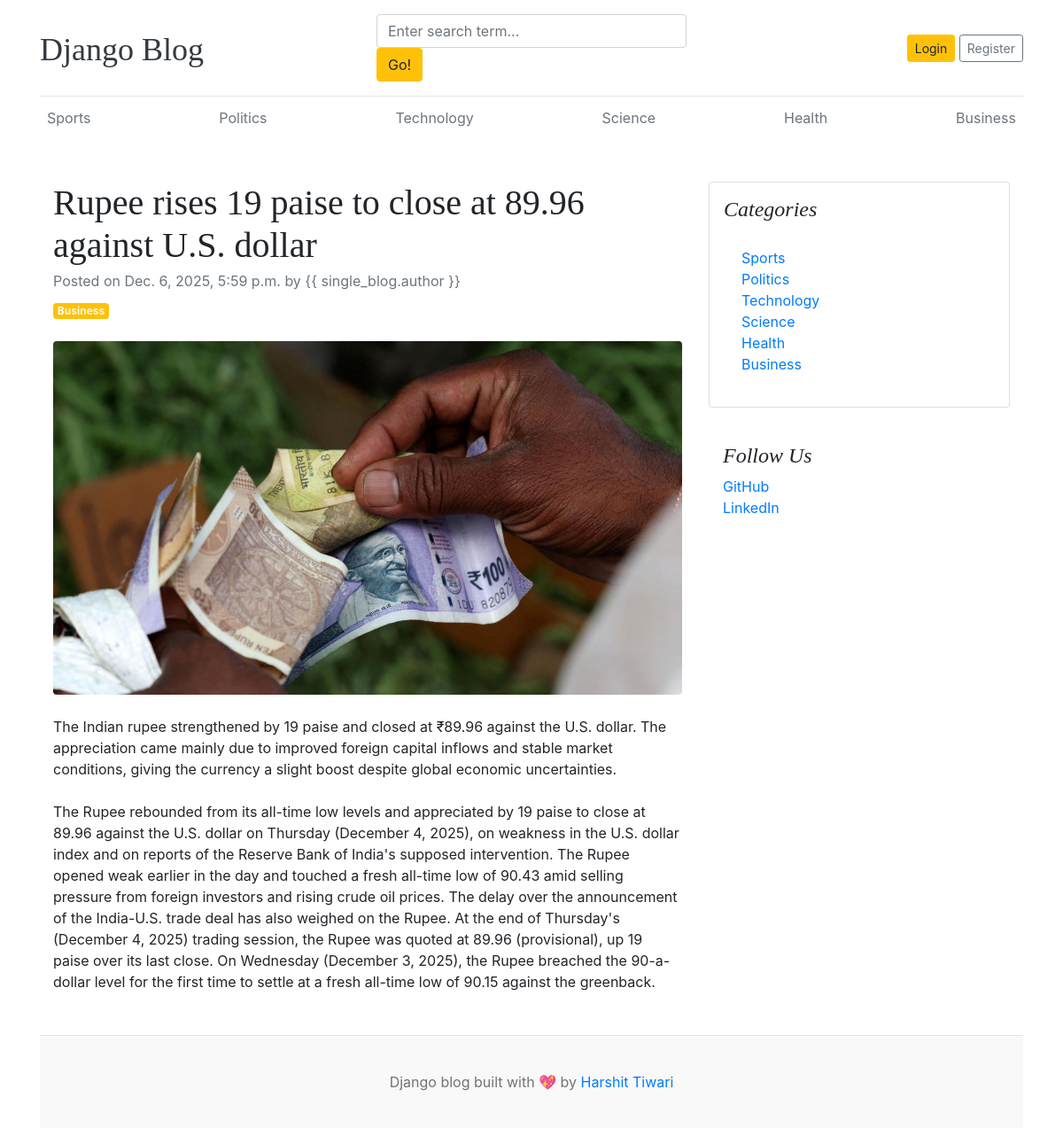
/blogs/rupee-rises-19-paise-to-close-at-8996-against-us-dollar/, run on the app's committed database.
### blogs/models.py (models this page shows, shortened)
class Category(models.Model):
    category_name = models.CharField(max_length=50, unique=True)
    created_at = models.DateTimeField(auto_now_add=True)
    updated_at = models.DateTimeField(auto_now=True)
    class Meta:
        verbose_name_plural = 'categories'
    def __str__(self):
        return self.category_name

class Blog(models.Model):
    title = models.CharField(max_length=100)
    slug = models.SlugField(max_length=150, unique=True, blank=True)
    category = models.ForeignKey(Category, on_delete=models.CASCADE)
    author = models.ForeignKey(User, on_delete=models.CASCADE)
    featured_image = models.ImageField(upload_to='uploads/%Y/%m/%d')
    short_description = models.TextField(max_length=500)
    blog_body = models.TextField(max_length=2000)
    status = models.CharField(max_length=20, choices=STATUS_CHOICES, default="Default")
    is_featured = models.BooleanField(default=False)
    created_at = models.DateTimeField(auto_now_add=True)
    updated_at = models.DateTimeField(auto_now=True)

### abouts/models.py (models this page shows, shortened)
class SocialLink(models.Model):
    platform = models.CharField(max_length=30)
    link = models.URLField(max_length=100)
    created_at = models.DateTimeField(auto_now_add=True)
    updated_at = models.DateTimeField(auto_now=True)

### blogs/views.py (the view)
# urls.py: path('blogs/<slug:slug>/', BlogsView.blogs, name='blogs'),
def blogs(request, slug):
    single_blog = get_object_or_404(Blog, slug=slug, status='Published')
    context = {
        'single_blog': single_blog,
    }
    return render(request, 'blogs.html', context)

### blogs/context_processors.py (called while the page is built)
def get_categories(request):
    categories = Category.objects.all()
    return dict(categories=categories)

def get_social_links(request):
    social_links = SocialLink.objects.all()
    return dict(social_links=social_links)

### templates/blogs.html
{% extends 'base.html' %}
{% block content %}
<div class="container mt-5">
    <div class="row">
        <div class="col-lg-8">
            <article>
                <header class="mb-4">
                    <h1 class="fw-bolder mb-1">{{ single_blog.title }}</h1>
                    <div class="text-muted fst-italic mb-2">Posted on {{ single_blog.created_at }} by {{
                        single_blog.author }}</div>
                    <a class="badge bg-warning text-decoration-none text-light" href="#!">{{ single_blog.category }}</a>
                </header>
                <figure class="mb-4"><img class="img-fluid rounded" src="{{ single_blog.featured_image.url}}"
                        alt="..." /></figure>
                <section class="mb-5">
                    <p class="fs-5 mb-4">{{ single_blog.short_description }}</p>
                    <p class="fs-5 mb-4">{{ single_blog.blog_body }}</p>
                </section>
            </article>
        </div>
        <div class="col-lg-4">
            <div class="card mb-4 p-3">
                <h4 class="font-italic">Categories</h4>
                <div class="card-body">
                    <div class="row">
                        <div class="col-sm-6">
                            <ul class="list-unstyled mb-0">
                                {% for cat in categories %}
                                <li><a href="{% url 'posts_by_category' cat.id %}">{{ cat.category_name }}</a></li>
                                {% endfor %}
                        </div>
                    </div>
                </div>
            </div>
            {% if social_links %}
            <div class="p-3">
                <h4 class="font-italic">Follow Us</h4>
                <ol class="list-unstyled">
                    {% for i in social_links %}
                    <li><a href="{{ i.link }}" target="_blank">{{ i.platform }}</a></li>
                    {% endfor %}
                </ol>
            </div>
            {% endif %}
        </div>
    </div>
</div>
{% endblock %}

### templates/base.html (shortened to what this page needs)
{% load static %}
<!DOCTYPE html>
<html lang="en">
<head>
    <link href="https://getbootstrap.com/docs/4.0/dist/css/bootstrap.min.css" rel="stylesheet">
    <link href="{% static 'css/blog.css' %}" rel="stylesheet">
</head>
<body>
    <div class="container">
        <header class="blog-header py-3">
            <div class="row flex-nowrap justify-content-between align-items-center">
                <div class="col-4 pt-1">
                    <a class="blog-header-logo text-dark" href="/">Django Blog</a>
                </div>
                <div class="col-4">
                    <form action="{% url 'search' %}" method="GET">
                        <input class="form-control" type="text" name="keyword" value="{{keyword}}" placeholder="Enter search term..." aria-label="Enter search term..." aria-describedby="button-search" />
                        <button type="submit" class="btn btn-warning" id="button-search" type="button">Go!</button>
                    </form>
                </div>
                <div class="col-4 d-flex justify-content-end align-items-center">
                    {% if not user.is_authenticated %}
                    <a class="btn btn-sm btn-warning" href="{% url 'login' %}">Login</a> &nbsp;
                    <a class="btn btn-sm btn-outline-secondary" href="{% url 'register' %}">Register</a>
                    {% else %}
                    <span>You are logged in a as {{ user }}</span>
                    &emsp;
                    <span><a href="{% url 'logout' %}">Logout</a></span>
                    {% endif %}
                </div>
            </div>
        </header>
        <div class="nav-scroller py-1 mb-2">
            <nav class="nav d-flex justify-content-between">
                {% for cat in categories %}
                <a class="p-2 text-muted" href="{% url 'posts_by_category' cat.id %}">{{ cat.category_name }}</a>
                {% endfor %}
        </div>
{% block content %}
{% endblock %}
 <footer class="blog-footer">
        <p>Django blog built with 💖 by <a href="#">Harshit Tiwari</a></p>
    </footer>
</body>
</html>

### blog_main/static/css/blog.css (style rules this page uses)
.blog-header { border-bottom: 1px solid #e5e5e5; }
.blog-header-logo { font-family: "Playfair Display", Georgia, "Times New Roman", serif; font-size: 2.25rem; }
h1, h2, h3, h4, h5, h6 { font-family: "Playfair Display", Georgia, "Times New Roman", serif; }
.blog-footer { padding: 2.5rem 0; color: #727272; text-align: center; background-color: #f9f9f9; border-top: .05rem solid #e5e5e5; }
.blog-footer p:last-child { margin-bottom: 0; }

### data on the page
Category: category_name "Sports"
Category: category_name "Politics"
Category: category_name "Technology"
Category: category_name "Science"
Category: category_name "Health"
Category: category_name "Business"
Blog: title "Rupee rises 19 paise to close at 89.96 against U.S. dollar", created_at "Dec. 6, 2025, 5:59 p.m.", category "Business", featured_image (picture), short_description "The Indian rupee strengthened by 19 paise and closed at ₹89.96 against the U.S. dollar. The appreciation came mainly due to improved foreign capital inflows and stable market conditions, giving the currency a slight boost despite global economic uncertainties.", blog_body "The Rupee rebounded from its all-time low levels and appreciated by 19 paise to close at 89.96 against the U.S. dollar on Thursday (December 4, 2025), on weakness in the U.S. dollar index and on reports of the Reserve Bank of India's supposed intervention. The Rupee opened weak earlier in the day and touched a fresh all-time low of 90.43 amid selling pressure from foreign investors and rising crude oil prices. The delay over the announcement of the India-U.S. trade deal has also weighed on the Rupee. At the end of Thursday's (December 4, 2025) trading session, the Rupee was quoted at 89.96 (provisional), up 19 paise over its last close. On Wednesday (December 3, 2025), the Rupee breached…"
SocialLink: platform "GitHub"
SocialLink: platform "LinkedIn"
